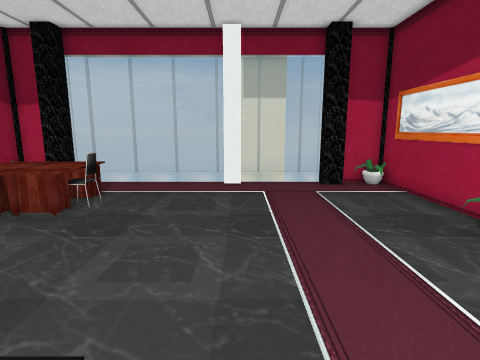
View 1 (above)

13 first-person views from a walk through a scene from a Unity 3-D project. The camera is 1.3 m above the floor, tilts 10° down and sees 80° across. The floor is counted in squares, 0.5 m on a side. Each view is taken from the middle of a square. On the plan, view 1 faces up. The plan holds only what a view shows up to about 19 squares ahead; the rest is blank. The player is left out. Some animated figures are not drawn.

View 2
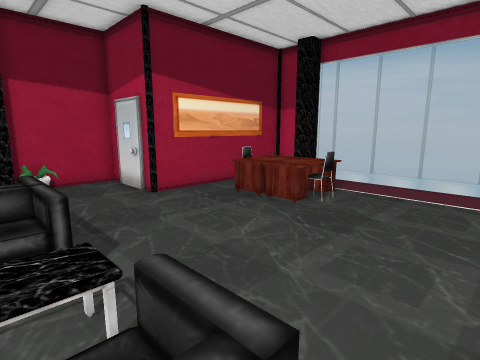

View 3
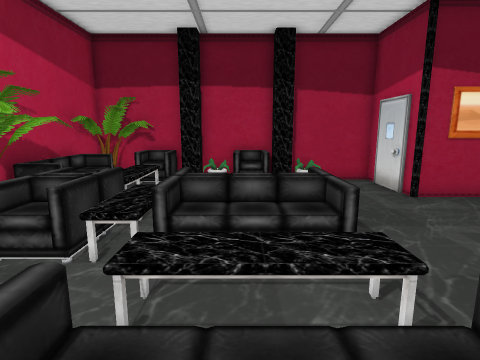

View 4
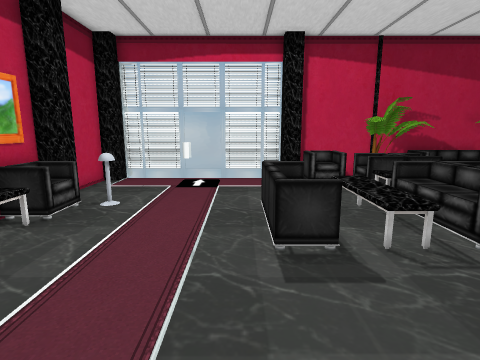

View 5
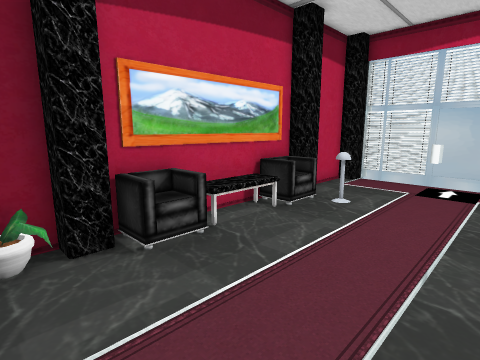

View 6
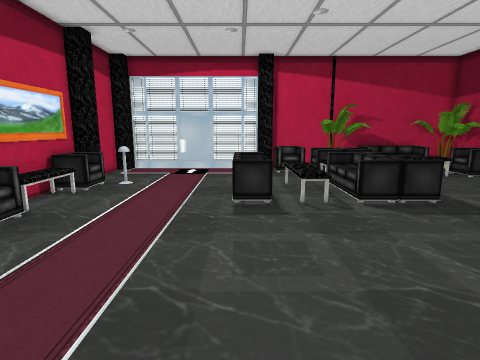

View 7
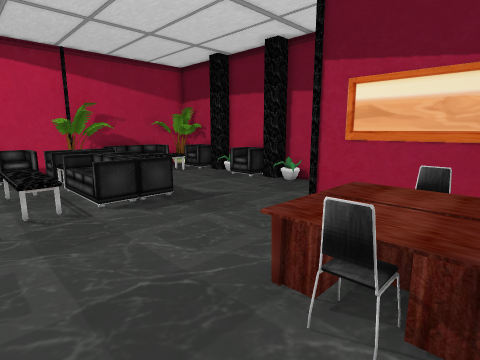

View 8
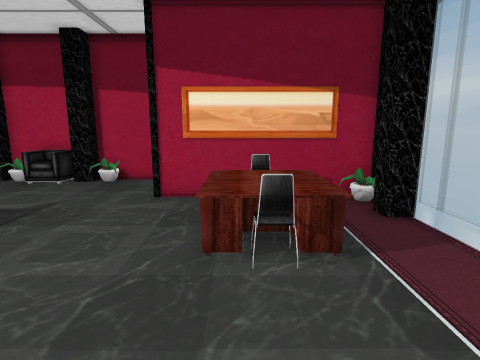

View 9
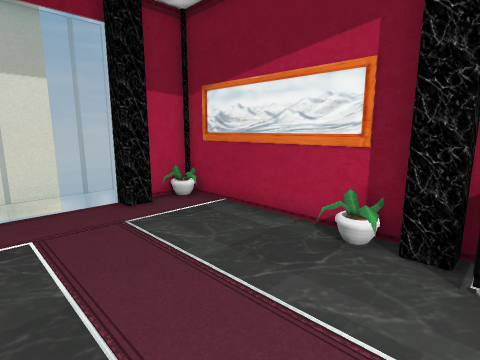

View 10
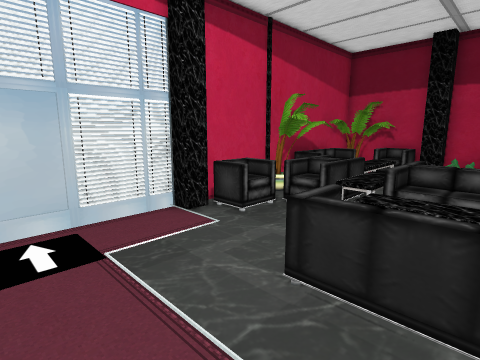

View 11
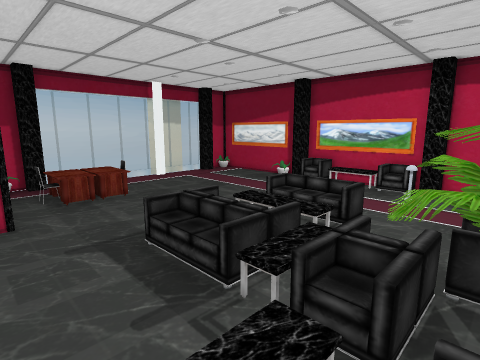

View 12
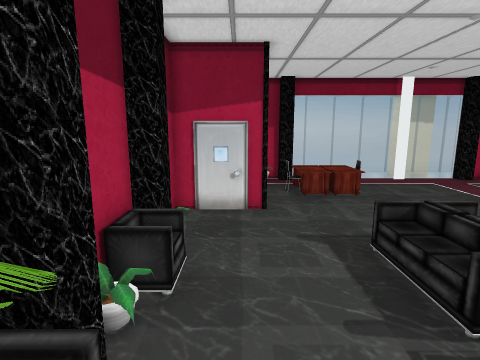

View 13
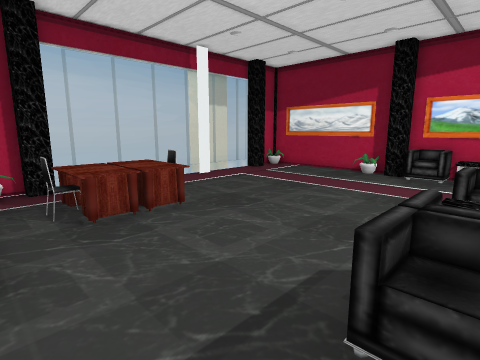

### Floor plan
Key: @ floor where view 1 was taken; # wall or solid block; x gap in a wall; . main floor; : floor 0.5 m higher than the main floor; = window, fence, low wall or low ledge; ^ raised ledge; v drop or lower ground; O other object.
Columns run from 15 left of view 1 to 7 right of it. Each row starts with its distance up from view 1.
 15              ######
 14     ###========#===####
 13     #.##...........##.#
 12     #.................#
 11     #.==^^............#
 10     #.xO^^^...........#
  9     #.xO^^^...........#
  8     #...x^............#
  7     #................O#
  6 #####................##
  5 #..=.................##
  4 #...................=^^
  3 #...................=^^
  2 ##...................O#
  1 ##.....====O.==......O#
  0 #=.....OOO.O.OO@.....O#
 -1 #O.....OOO.O.OO.....=.#
 -2 #O.....OOO.O.OO......^^
 -3 ##.....Ovv...=.....==##
 -4 ##.....=vO=..........##
 -5  =#OOOOOOO............#
 -6  #^   #^=#=#=.........#
 -7  ##:: =##====.........#
 -8  ##^vv##########===####
 -9     ###          ###

Where each view was taken, in squares from view 1:
view 1: 0 up, 0 right, facing up
view 2: 0 up, 0 right, facing up-left
view 3: 1 down, 0 right, facing left
view 4: 7 up, 0 right, facing down
view 5: 7 up, 0 right, facing down-right
view 6: 11 up, 1 left, facing down
view 7: 11 up, 2 left, facing down-left
view 8: 9 up, 0 right, facing left
view 9: 4 up, 0 right, facing up-right
view 10: 0 up, 3 right, facing down-left
view 11: 7 down, 12 left, facing up-right
view 12: 7 down, 12 left, facing up
view 13: 0 up, 11 left, facing up-right
